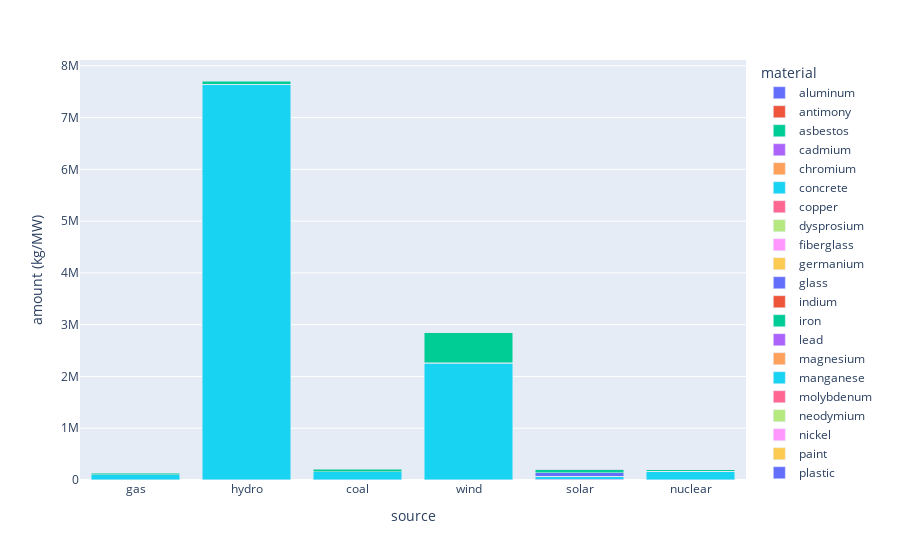

Notebook cell for this chart:
### Code cell
import plotly.express as px
 
fn = energy_s_front_need

fig = px.bar(fn, x="source", y="amount (kg/MW)", color="material",
            hover_data=['source'], barmode = 'stack')
 
fig.show()

### Figure 1 — Plotly figure (JSON) as saved in the notebook; plotly's stock layout.template omitted (floating-point values rounded to 4 significant figures)
{"data": [{"alignmentgroup": "True", "hovertemplate": "material=aluminum<br>source=%{x}<br>amount (kg/MW)=%{y}<extra></extra>", "legendgroup": "aluminum", "marker": {"color": "#636efa", "pattern": {"shape": ""}}, "name": "aluminum", "offsetgroup": "aluminum", "orientation": "v", "showlegend": true, "textposition": "auto", "type": "bar", "x": ["gas", "hydro", "coal", "wind", "solar", "nuclear"], "xaxis": "x", "y": [204, 1585.0, 419, 8027.0, 19000, 18.07], "yaxis": "y"}, {"alignmentgroup": "True", "hovertemplate": "material=antimony<br>source=%{x}<br>amount (kg/MW)=%{y}<extra></extra>", "legendgroup": "antimony", "marker": {"color": "#EF553B", "pattern": {"shape": ""}}, "name": "antimony", "offsetgroup": "antimony", "orientation": "v", "showlegend": true, "textposition": "auto", "type": "bar", "x": ["nuclear"], "xaxis": "x", "y": [0.02], "yaxis": "y"}, {"alignmentgroup": "True", "hovertemplate": "material=asbestos<br>source=%{x}<br>amount (kg/MW)=%{y}<extra></extra>", "legendgroup": "asbestos", "marker": {"color": "#00cc96", "pattern": {"shape": ""}}, "name": "asbestos", "offsetgroup": "asbestos", "orientation": "v", "showlegend": true, "textposition": "auto", "type": "bar", "x": ["nuclear"], "xaxis": "x", "y": [138.2], "yaxis": "y"}, {"alignmentgroup": "True", "hovertemplate": "material=cadmium<br>source=%{x}<br>amount (kg/MW)=%{y}<extra></extra>", "legendgroup": "cadmium", "marker": {"color": "#ab63fa", "pattern": {"shape": ""}}, "name": "cadmium", "offsetgroup": "cadmium", "orientation": "v", "showlegend": true, "textposition": "auto", "type": "bar", "x": ["nuclear"], "xaxis": "x", "y": [0.16], "yaxis": "y"}, {"alignmentgroup": "True", "hovertemplate": "material=chromium<br>source=%{x}<br>amount (kg/MW)=%{y}<extra></extra>", "legendgroup": "chromium", "marker": {"color": "#FFA15A", "pattern": {"shape": ""}}, "name": "chromium", "offsetgroup": "chromium", "orientation": "v", "showlegend": true, "textposition": "auto", "type": "bar", "x": ["wind", "nuclear"], "xaxis": "x", "y": [902, 414.9], "yaxis": "y"}, {"alignmentgroup": "True", "hovertemplate": "material=concrete<br>source=%{x}<br>amount (kg/MW)=%{y}<extra></extra>", "legendgroup": "concrete", "marker": {"color": "#19d3f3", "pattern": {"shape": ""}}, "name": "concrete", "offsetgroup": "concrete", "orientation": "v", "showlegend": true, "textposition": "auto", "type": "bar", "x": ["gas", "hydro", "coal", "wind", "solar", "nuclear"], "xaxis": "x", "y": [97749, 7644000, 158758, 2246400, 47000, 166300.0], "yaxis": "y"}, {"alignmentgroup": "True", "hovertemplate": "material=copper<br>source=%{x}<br>amount (kg/MW)=%{y}<extra></extra>", "legendgroup": "copper", "marker": {"color": "#FF6692", "pattern": {"shape": ""}}, "name": "copper", "offsetgroup": "copper", "orientation": "v", "showlegend": true, "textposition": "auto", "type": "bar", "x": ["hydro", "coal", "wind", "solar", "nuclear"], "xaxis": "x", "y": [874.6, 454, 5620.0, 7000, 725.7], "yaxis": "y"}, {"alignmentgroup": "True", "hovertemplate": "material=dysprosium<br>source=%{x}<br>amount (kg/MW)=%{y}<extra></extra>", "legendgroup": "dysprosium", "marker": {"color": "#B6E880", "pattern": {"shape": ""}}, "name": "dysprosium", "offsetgroup": "dysprosium", "orientation": "v", "showlegend": true, "textposition": "auto", "type": "bar", "x": ["wind"], "xaxis": "x", "y": [17], "yaxis": "y"}, {"alignmentgroup": "True", "hovertemplate": "material=fiberglass<br>source=%{x}<br>amount (kg/MW)=%{y}<extra></extra>", "legendgroup": "fiberglass", "marker": {"color": "#FF97FF", "pattern": {"shape": ""}}, "name": "fiberglass", "offsetgroup": "fiberglass", "orientation": "v", "showlegend": true, "textposition": "auto", "type": "bar", "x": ["wind"], "xaxis": "x", "y": [3491.0], "yaxis": "y"}, {"alignmentgroup": "True", "hovertemplate": "material=germanium<br>source=%{x}<br>amount (kg/MW)=%{y}<extra></extra>", "legendgroup": "germanium", "marker": {"color": "#FECB52", "pattern": {"shape": ""}}, "name": "germanium", "offsetgroup": "germanium", "orientation": "v", "showlegend": true, "textposition": "auto", "type": "bar", "x": ["solar"], "xaxis": "x", "y": [440], "yaxis": "y"}, {"alignmentgroup": "True", "hovertemplate": "material=glass<br>source=%{x}<br>amount (kg/MW)=%{y}<extra></extra>", "legendgroup": "glass", "marker": {"color": "#636efa", "pattern": {"shape": ""}}, "name": "glass", "offsetgroup": "glass", "orientation": "v", "showlegend": true, "textposition": "auto", "type": "bar", "x": ["solar"], "xaxis": "x", "y": [70000], "yaxis": "y"}, {"alignmentgroup": "True", "hovertemplate": "material=indium <br>source=%{x}<br>amount (kg/MW)=%{y}<extra></extra>", "legendgroup": "indium ", "marker": {"color": "#EF553B", "pattern": {"shape": ""}}, "name": "indium ", "offsetgroup": "indium ", "orientation": "v", "showlegend": true, "textposition": "auto", "type": "bar", "x": ["solar", "nuclear"], "xaxis": "x", "y": [380, 0.49], "yaxis": "y"}, {"alignmentgroup": "True", "hovertemplate": "material=iron<br>source=%{x}<br>amount (kg/MW)=%{y}<extra></extra>", "legendgroup": "iron", "marker": {"color": "#00cc96", "pattern": {"shape": ""}}, "name": "iron", "offsetgroup": "iron", "orientation": "v", "showlegend": true, "textposition": "auto", "type": "bar", "x": ["gas", "hydro", "coal", "wind", "solar", "nuclear"], "xaxis": "x", "y": [31438, 60130.0, 51340.0, 588100.0, 56000, 34660.0], "yaxis": "y"}, {"alignmentgroup": "True", "hovertemplate": "material=lead<br>source=%{x}<br>amount (kg/MW)=%{y}<extra></extra>", "legendgroup": "lead", "marker": {"color": "#ab63fa", "pattern": {"shape": ""}}, "name": "lead", "offsetgroup": "lead", "orientation": "v", "showlegend": true, "textposition": "auto", "type": "bar", "x": ["solar", "nuclear"], "xaxis": "x", "y": [2.4, 46.65], "yaxis": "y"}, {"alignmentgroup": "True", "hovertemplate": "material=magnesium<br>source=%{x}<br>amount (kg/MW)=%{y}<extra></extra>", "legendgroup": "magnesium", "marker": {"color": "#FFA15A", "pattern": {"shape": ""}}, "name": "magnesium", "offsetgroup": "magnesium", "orientation": "v", "showlegend": true, "textposition": "auto", "type": "bar", "x": ["nuclear"], "xaxis": "x", "y": [782.4], "yaxis": "y"}, {"alignmentgroup": "True", "hovertemplate": "material=manganese<br>source=%{x}<br>amount (kg/MW)=%{y}<extra></extra>", "legendgroup": "manganese", "marker": {"color": "#19d3f3", "pattern": {"shape": ""}}, "name": "manganese", "offsetgroup": "manganese", "orientation": "v", "showlegend": true, "textposition": "auto", "type": "bar", "x": ["wind", "nuclear"], "xaxis": "x", "y": [80.5, 467.4], "yaxis": "y"}, {"alignmentgroup": "True", "hovertemplate": "material=molybdenum<br>source=%{x}<br>amount (kg/MW)=%{y}<extra></extra>", "legendgroup": "molybdenum", "marker": {"color": "#FF6692", "pattern": {"shape": ""}}, "name": "molybdenum", "offsetgroup": "molybdenum", "orientation": "v", "showlegend": true, "textposition": "auto", "type": "bar", "x": ["wind", "nuclear"], "xaxis": "x", "y": [136.6, 163.7], "yaxis": "y"}, {"alignmentgroup": "True", "hovertemplate": "material=neodymium<br>source=%{x}<br>amount (kg/MW)=%{y}<extra></extra>", "legendgroup": "neodymium", "marker": {"color": "#B6E880", "pattern": {"shape": ""}}, "name": "neodymium", "offsetgroup": "neodymium", "orientation": "v", "showlegend": true, "textposition": "auto", "type": "bar", "x": ["wind"], "xaxis": "x", "y": [216], "yaxis": "y"}, {"alignmentgroup": "True", "hovertemplate": "material=nickel<br>source=%{x}<br>amount (kg/MW)=%{y}<extra></extra>", "legendgroup": "nickel", "marker": {"color": "#FF97FF", "pattern": {"shape": ""}}, "name": "nickel", "offsetgroup": "nickel", "orientation": "v", "showlegend": true, "textposition": "auto", "type": "bar", "x": ["wind", "nuclear"], "xaxis": "x", "y": [663.4, 484.3], "yaxis": "y"}, {"alignmentgroup": "True", "hovertemplate": "material=paint <br>source=%{x}<br>amount (kg/MW)=%{y}<extra></extra>", "legendgroup": "paint ", "marker": {"color": "#FECB52", "pattern": {"shape": ""}}, "name": "paint ", "offsetgroup": "paint ", "orientation": "v", "showlegend": true, "textposition": "auto", "type": "bar", "x": ["wind"], "xaxis": "x", "y": [1311.0], "yaxis": "y"}, {"alignmentgroup": "True", "hovertemplate": "material=plastic<br>source=%{x}<br>amount (kg/MW)=%{y}<extra></extra>", "legendgroup": "plastic", "marker": {"color": "#636efa", "pattern": {"shape": ""}}, "name": "plastic", "offsetgroup": "plastic", "orientation": "v", "showlegend": true, "textposition": "auto", "type": "bar", "x": ["solar"], "xaxis": "x", "y": [6000], "yaxis": "y"}, {"alignmentgroup": "True", "hovertemplate": "material=polyethylene<br>source=%{x}<br>amount (kg/MW)=%{y}<extra></extra>", "legendgroup": "polyethylene", "marker": {"color": "#EF553B", "pattern": {"shape": ""}}, "name": "polyethylene", "offsetgroup": "polyethylene", "orientation": "v", "showlegend": true, "textposition": "auto", "type": "bar", "x": ["wind"], "xaxis": "x", "y": [329.4], "yaxis": "y"}, {"alignmentgroup": "True", "hovertemplate": "material=polymer<br>source=%{x}<br>amount (kg/MW)=%{y}<extra></extra>", "legendgroup": "polymer", "marker": {"color": "#00cc96", "pattern": {"shape": ""}}, "name": "polymer", "offsetgroup": "polymer", "orientation": "v", "showlegend": true, "textposition": "auto", "type": "bar", "x": ["wind"], "xaxis": "x", "y": [5888], "yaxis": "y"}, {"alignmentgroup": "True", "hovertemplate": "material=porcelain<br>source=%{x}<br>amount (kg/MW)=%{y}<extra></extra>", "legendgroup": "porcelain", "marker": {"color": "#ab63fa", "pattern": {"shape": ""}}, "name": "porcelain", "offsetgroup": "porcelain", "orientation": "v", "showlegend": true, "textposition": "auto", "type": "bar", "x": ["wind"], "xaxis": "x", "y": [105.0], "yaxis": "y"}, {"alignmentgroup": "True", "hovertemplate": "material=praseodymium<br>source=%{x}<br>amount (kg/MW)=%{y}<extra></extra>", "legendgroup": "praseodymium", "marker": {"color": "#FFA15A", "pattern": {"shape": ""}}, "name": "praseodymium", "offsetgroup": "praseodymium", "orientation": "v", "showlegend": true, "textposition": "auto", "type": "bar", "x": ["wind"], "xaxis": "x", "y": [40], "yaxis": "y"}, {"alignmentgroup": "True", "hovertemplate": "material=silica<br>source=%{x}<br>amount (kg/MW)=%{y}<extra></extra>", "legendgroup": "silica", "marker": {"color": "#19d3f3", "pattern": {"shape": ""}}, "name": "silica", "offsetgroup": "silica", "orientation": "v", "showlegend": true, "textposition": "auto", "type": "bar", "x": ["solar"], "xaxis": "x", "y": [7000], "yaxis": "y"}, {"alignmentgroup": "True", "hovertemplate": "material=silver<br>source=%{x}<br>amount (kg/MW)=%{y}<extra></extra>", "legendgroup": "silver", "marker": {"color": "#FF6692", "pattern": {"shape": ""}}, "name": "silver", "offsetgroup": "silver", "orientation": "v", "showlegend": true, "textposition": "auto", "type": "bar", "x": ["nuclear"], "xaxis": "x", "y": [3.12], "yaxis": "y"}, {"alignmentgroup": "True", "hovertemplate": "material=terbium<br>source=%{x}<br>amount (kg/MW)=%{y}<extra></extra>", "legendgroup": "terbium", "marker": {"color": "#B6E880", "pattern": {"shape": ""}}, "name": "terbium", "offsetgroup": "terbium", "orientation": "v", "showlegend": true, "textposition": "auto", "type": "bar", "x": ["wind"], "xaxis": "x", "y": [5], "yaxis": "y"}, {"alignmentgroup": "True", "hovertemplate": "material=tin<br>source=%{x}<br>amount (kg/MW)=%{y}<extra></extra>", "legendgroup": "tin", "marker": {"color": "#FF97FF", "pattern": {"shape": ""}}, "name": "tin", "offsetgroup": "tin", "orientation": "v", "showlegend": true, "textposition": "auto", "type": "bar", "x": ["solar", "nuclear"], "xaxis": "x", "y": [463.1, 1.64], "yaxis": "y"}, {"alignmentgroup": "True", "hovertemplate": "material=titanium<br>source=%{x}<br>amount (kg/MW)=%{y}<extra></extra>", "legendgroup": "titanium", "marker": {"color": "#FECB52", "pattern": {"shape": ""}}, "name": "titanium", "offsetgroup": "titanium", "orientation": "v", "showlegend": true, "textposition": "auto", "type": "bar", "x": ["nuclear"], "xaxis": "x", "y": [0.01], "yaxis": "y"}, {"alignmentgroup": "True", "hovertemplate": "material=zinc<br>source=%{x}<br>amount (kg/MW)=%{y}<extra></extra>", "legendgroup": "zinc", "marker": {"color": "#636efa", "pattern": {"shape": ""}}, "name": "zinc", "offsetgroup": "zinc", "orientation": "v", "showlegend": true, "textposition": "auto", "type": "bar", "x": ["wind", "nuclear"], "xaxis": "x", "y": [26.98, 2.02], "yaxis": "y"}], "layout": {"barmode": "stack", "legend": {"title": {"text": "material"}, "tracegroupgap": 0}, "margin": {"t": 60}, "xaxis": {"anchor": "y", "domain": [0, 1], "title": {"text": "source"}}, "yaxis": {"anchor": "x", "domain": [0, 1], "title": {"text": "amount (kg/MW)"}}}}
